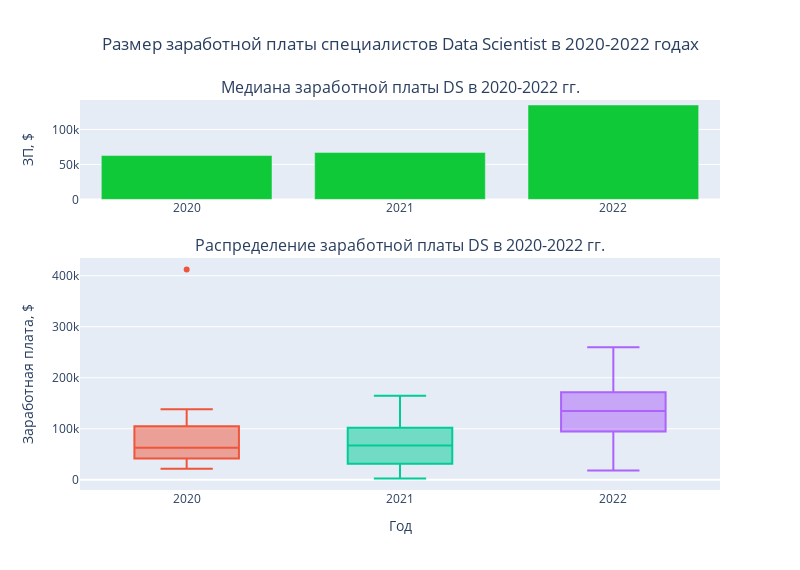

This figure's notebook cell:
### Markdown cell above
##### 1. Размер заработной платы у специалистов Data Scientist по годам

### Code cell
# Инициализация полотна
figure_salary_ds = make_subplots(rows=2, cols=1,
                                 subplot_titles=("Медиана заработной платы DS в 2020-2022 гг.", 
                                                 "Распределение заработной платы DS в 2020-2022 гг."),
                                 row_heights=[0.3, 0.7],
                                 vertical_spacing=0.15)
# Подготовка данных для отображения
df_median_salaries_DS = df_ds_salaries_cleared[mask_ds].groupby(by=['work_year'])['salary_in_usd'].median()
# Отрисовка баров
figure_salary_ds.add_trace(go.Bar(x=df_median_salaries_DS.index.astype(str),
                                  y=df_median_salaries_DS,
                                  showlegend=False,
                                  marker_color = '#10c938'), # Цвет маркера
                            row=1, col=1)
# Построение коробчатой диаграммы
for year in df_median_salaries_DS.index:
    mask_year = df_ds_salaries_cleared['work_year'] == year
    figure_salary_ds.add_trace(go.Box(y=df_ds_salaries_cleared[mask_ds & mask_year]['salary_in_usd'],
                                      showlegend=False,
                                      name=year), # Название набора данных
                               row=2, col=1)
# Размер полотна
figure_salary_ds.update_layout(autosize = False, width = 800, height = 570,
                               title='Размер заработной платы специалистов Data Scientist в 2020-2022 годах',
                               title_x=0.5) # Выравнивание заголовка посередине 
# Подпись осей
figure_salary_ds.update_xaxes(title_text="Год", row = 2, col = 1)
figure_salary_ds.update_yaxes(title_text="ЗП, $", row = 1, col = 1)
figure_salary_ds.update_yaxes(title_text="Заработная плата, $", row = 2, col = 1)
figure_salary_ds.show()

### Figure 1 — Plotly figure (JSON) as saved in the notebook; plotly's stock layout.template omitted (floating-point values rounded to 4 significant figures)
{"data": [{"marker": {"color": "#10c938"}, "showlegend": false, "type": "bar", "x": ["2020", "2021", "2022"], "xaxis": "x", "y": [62726, 67230.0, 135000], "yaxis": "y"}, {"name": "2020", "showlegend": false, "type": "box", "xaxis": "x2", "y": [79833, 35735, 51321, 40481, 39916, 68428, 45760, 76958, 105000, 38776, 118000, 120000, 138350, 21669, 412000, 62726, 49268, 105000, 91237, 62726, 42197], "yaxis": "y2"}, {"name": "2021", "showlegend": false, "type": "box", "xaxis": "x2", "y": [53192, 29751, 73000, 50000, 9466, 49646, 100000, 80000, 82500, 150000, 75774, 13400, 119059, 2859, 40038, 5679, 90734, 147000, 61467, 37825, 160000, 12901, 116914, 33808, 56256, 87738, 88654, 135000, 46809, 4000, 103691, 165000, 36643, 115000, 90000, 28399, 130000, 16904, 25532, 77684, 100000, 58000, 20171, 109000], "yaxis": "y2"}, {"name": "2022", "showlegend": false, "type": "box", "xaxis": "x2", "y": [130000, 90000, 136620, 99360, 117789, 104702, 146000, 123000, 65438, 39263, 165220, 120160, 180000, 120000, 95550, 167000, 150000, 211500, 138600, 170000, 215300, 158200, 180000, 71982, 45807, 260000, 180000, 80000, 140400, 215300, 31615, 18442, 104890, 140000, 220000, 183228, 91614, 185100, 200000, 120000, 230000, 100000, 100000, 35590, 100000, 165000, 52396, 40000, 86703, 48000, 122346, 69336, 135000, 78000, 141300, 102100, 205300, 176000, 144000, 205300, 140400, 210000, 150000, 160000, 130000], "yaxis": "y2"}], "layout": {"annotations": [{"font": {"size": 16}, "showarrow": false, "text": "Медиана заработной платы DS в 2020-2022 гг.", "x": 0.5, "xanchor": "center", "xref": "paper", "y": 1, "yanchor": "bottom", "yref": "paper"}, {"font": {"size": 16}, "showarrow": false, "text": "Распределение заработной платы DS в 2020-2022 гг.", "x": 0.5, "xanchor": "center", "xref": "paper", "y": 0.595, "yanchor": "bottom", "yref": "paper"}], "autosize": false, "height": 570, "title": {"text": "Размер заработной платы специалистов Data Scientist в 2020-2022 годах", "x": 0.5}, "width": 800, "xaxis": {"anchor": "y", "domain": [0, 1]}, "xaxis2": {"anchor": "y2", "domain": [0, 1], "title": {"text": "Год"}}, "yaxis": {"anchor": "x", "domain": [0.745, 1], "title": {"text": "ЗП, $"}}, "yaxis2": {"anchor": "x2", "domain": [0, 0.595], "title": {"text": "Заработная плата, $"}}}}
